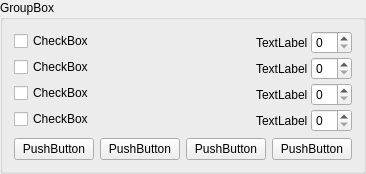
       <widget class="QGroupBox" name="groupBox">
        <property name="title">
         <string>GroupBox</string>
        </property>
        <layout class="QVBoxLayout" name="verticalLayout_14">
         <item>
          <layout class="QHBoxLayout" name="horizontalLayout_19">
           <item>
            <layout class="QVBoxLayout" name="verticalLayout_6">
             <item>
              <widget class="QCheckBox" name="checkBox">
               <property name="text">
                <string>CheckBox</string>
               </property>
              </widget>
             </item>
             <item>
              <widget class="QCheckBox" name="checkBox_2">
               <property name="text">
                <string>CheckBox</string>
               </property>
              </widget>
             </item>
             <item>
              <widget class="QCheckBox" name="checkBox_3">
               <property name="text">
                <string>CheckBox</string>
               </property>
              </widget>
             </item>
             <item>
              <widget class="QCheckBox" name="checkBox_4">
               <property name="text">
                <string>CheckBox</string>
               </property>
              </widget>
             </item>
            </layout>
           </item>
           <item>
            <spacer name="horizontalSpacer_2">
             <property name="orientation">
              <enum>Qt::Horizontal</enum>
             </property>
             <property name="sizeHint" stdset="0">
              <size>
               <width>40</width>
               <height>20</height>
              </size>
             </property>
            </spacer>
           </item>
           <item>
            <layout class="QVBoxLayout" name="verticalLayout_5">
             <property name="spacing">
              <number>3</number>
             </property>
             <item>
              <layout class="QHBoxLayout" name="horizontalLayout_12">
               <item>
                <widget class="QLabel" name="label_7">
                 <property name="text">
                  <string>TextLabel</string>
                 </property>
                </widget>
               </item>
               <item>
                <widget class="QSpinBox" name="spinBox"/>
               </item>
              </layout>
             </item>
             <item>
              <layout class="QHBoxLayout" name="horizontalLayout_13">
               <item>
                <widget class="QLabel" name="label_8">
                 <property name="text">
                  <string>TextLabel</string>
                 </property>
                </widget>
               </item>
               <item>
                <widget class="QSpinBox" name="spinBox_2"/>
               </item>
              </layout>
             </item>
             <item>
              <layout class="QHBoxLayout" name="horizontalLayout_14">
               <item>
                <widget class="QLabel" name="label_9">
                 <property name="text">
                  <string>TextLabel</string>
                 </property>
                </widget>
               </item>
               <item>
                <widget class="QSpinBox" name="spinBox_3"/>
               </item>
              </layout>
             </item>
             <item>
              <layout class="QHBoxLayout" name="horizontalLayout_15">
               <item>
                <widget class="QLabel" name="label_10">
                 <property name="text">
                  <string>TextLabel</string>
                 </property>
                </widget>
               </item>
               <item>
                <widget class="QSpinBox" name="spinBox_4"/>
               </item>
              </layout>
             </item>
            </layout>
           </item>
          </layout>
         </item>
         <item>
          <layout class="QHBoxLayout" name="horizontalLayout_11">
           <item>
            <widget class="QPushButton" name="pushButton">
             <property name="text">
              <string>PushButton</string>
             </property>
            </widget>
           </item>
           <item>
            <widget class="QPushButton" name="pushButton_3">
             <property name="text">
              <string>PushButton</string>
             </property>
            </widget>
           </item>
           <item>
            <widget class="QPushButton" name="pushButton_4">
             <property name="text">
              <string>PushButton</string>
             </property>
            </widget>
           </item>
           <item>
            <widget class="QPushButton" name="pushButton_5">
             <property name="text">
              <string>PushButton</string>
             </property>
            </widget>
           </item>
          </layout>
         </item>
        </layout>
       </widget>
